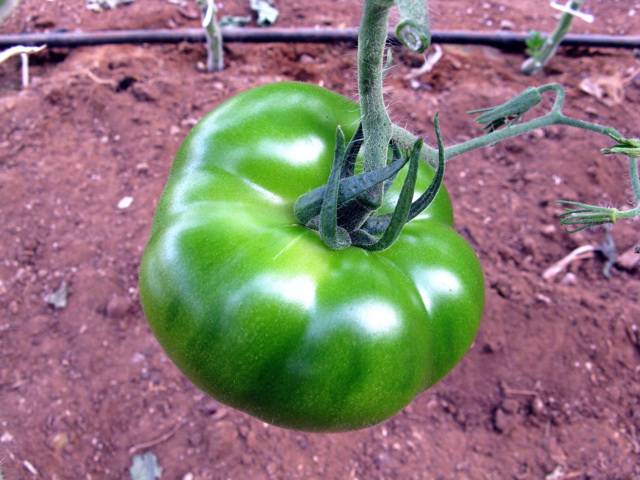
%> input picture project/test.jpg, 640 x 480 px
$ octave shui_guo_shi_bie_2.m   (GNU Octave 9; MATLAB toolbox functions it lacks are replaced by stand-ins)
%> lines starting %> are read from the running program, lines starting %| are printed output that depends on the picture; in (x1, y1, x2, y2) boxes, pixels count from 0 and x2, y2 are one past the last pixel; in counts of white or black regions, pixels touching at a corner belong together; the program's own positions count from 1
%Name: ROI extraction
%Function: Extract ROI in a RGB image
%Author:    Changle Zhang, zhangchanglehit@163.com
clc;
clear all;
close all;
%Initilization
rgbimg = imread('test.jpg');
%> rgbimg is the input picture: size 480x640x3 uint8; mean R, G, B 137.8, 121.1, 117.3
figure;
imshow(rgbimg);
r = rgbimg(:, :, 1);
g = rgbimg(:, :, 2);
b = rgbimg(:, :, 3);
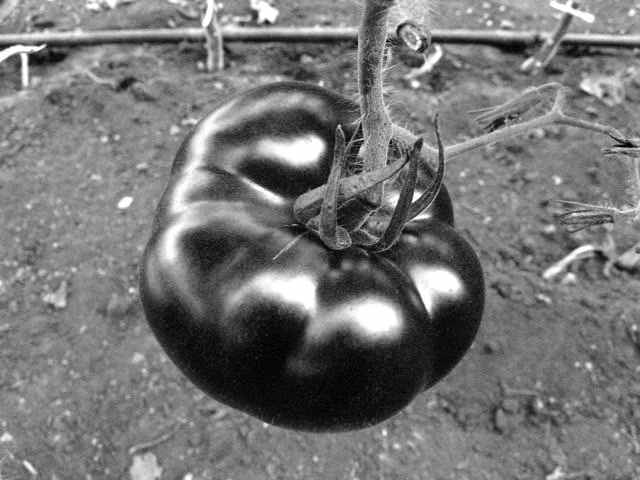
%> b: size 480x640 uint8; min 0, max 255, mean 117.3
% [7 lines of commented-out code are left out]
hsvimg = rgb2hsv(rgbimg);
%> hsvimg: size 480x640x3 double; mean H, S, V 0.719, 0.404, 0.615
H = hsvimg(:, :, 1);
S = hsvimg(:, :, 2);
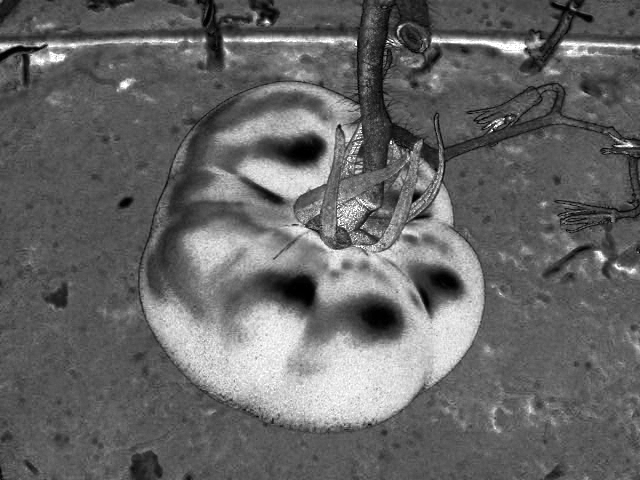
%> S: size 480x640 double; min 0, max 1, mean 0.404
V = hsvimg(:, :, 3);
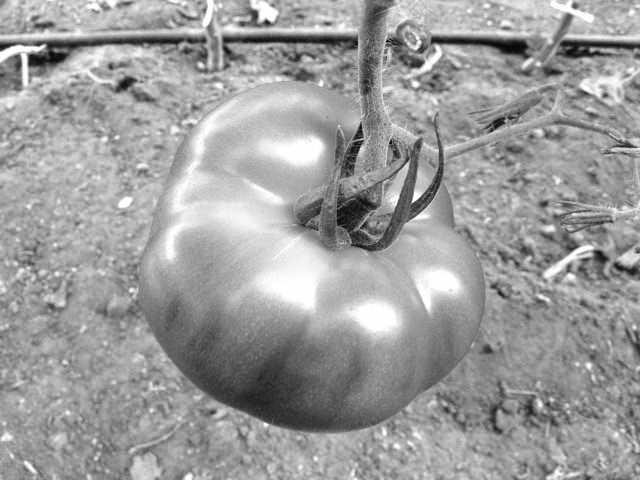
%> V: size 480x640 double; min 0.0196, max 1, mean 0.615
% [13 lines of commented-out code are left out]
I = H;%转化为灰度图像
hy = fspecial('sobel');%sobel算子
hx = hy';
Iy = imfilter(double(I), hy, 'replicate');%滤波求y方向边缘
Ix = imfilter(double(I), hx, 'replicate');%滤波求x方向边缘
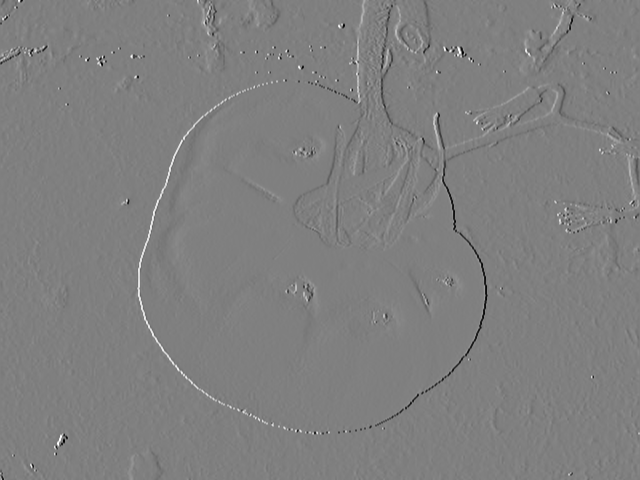
%> Ix: size 480x640 double; min -3.96, max 3.94, mean 0.000476; drawn with min black and max white
gradmag = sqrt(Ix.^2 + Iy.^2);%求摸
%3.分别对前景和背景进行标记：本例中使用形态学重建技术对前景对象进行标记，首先使用开操作，开操作之后可以去掉一些很小的目标。
se = strel('disk', 40);%圆形结构元素
Io = imopen(I, se);%形态学开操作
Ie = imerode(I, se);%对图像进行腐蚀
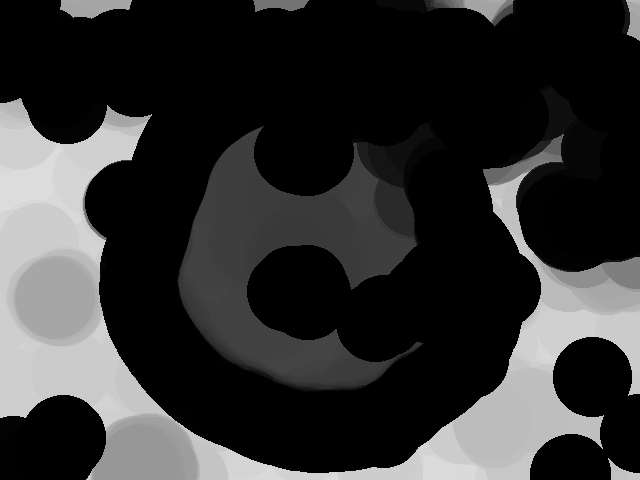
%> Ie: size 480x640 double; min 0, max 0.87, mean 0.193
Iobr = imreconstruct(Ie, I);%形态学重建
Ioc = imclose(Io, se);%形态学关操作
Iobrd = imdilate(Iobr, se);%对图像进行膨胀
Iobrcbr = imreconstruct(imcomplement(Iobrd), imcomplement(Iobr));%形态学重建
Iobrcbr = imcomplement(Iobrcbr);%图像求反
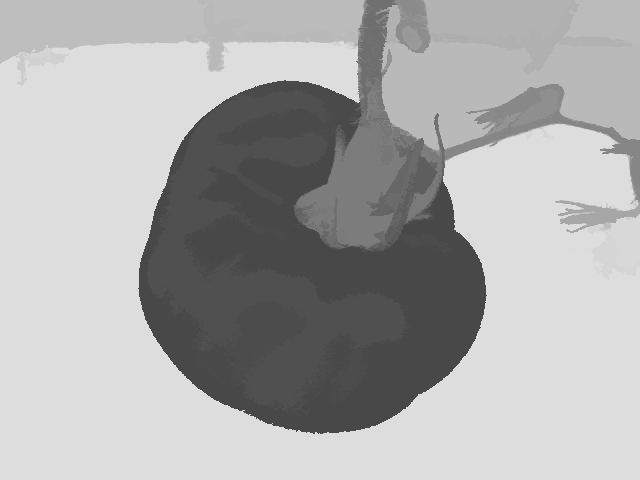
%> Iobrcbr: size 480x640 double; min 0.286, max 0.87, mean 0.672
bw = im2bw(Iobrcbr, graythresh(Iobrcbr));%转化为二值图像
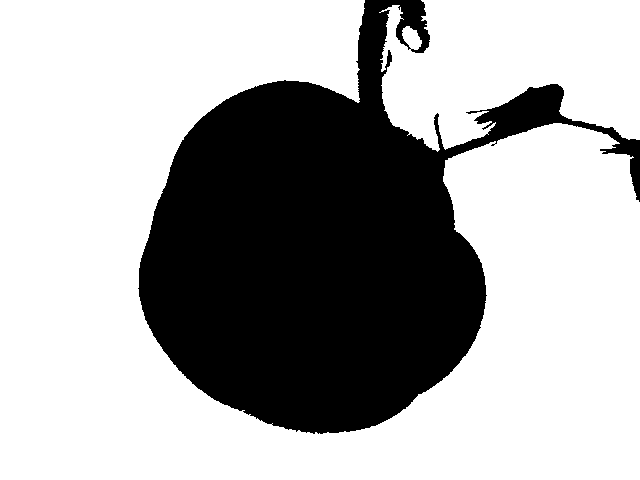
%> bw: size 480x640 logical; 67.3% white; 1 black region, box (x1, y1, x2, y2) and area: (138, 0, 640, 434) 100327
bw = imcomplement(bw);%图像求反
figure;
imshow(bw), %显示二值图像
title('Thresholded opening-closing by reconstruction')
bww=im2uint8(bw)/255;
rgbimg(:, :, 1)=bww.*rgbimg(:, :, 1);
%> rgbimg: size 480x640x3 uint8; mean H, S, V 32.8, 121.1, 117.3
rgbimg(:, :, 2)=bww.*rgbimg(:, :, 2);
%> rgbimg: size 480x640x3 uint8; mean H, S, V 32.8, 50, 117.3
rgbimg(:, :, 3)=bww.*rgbimg(:, :, 3);
%> rgbimg: size 480x640x3 uint8; mean H, S, V 32.8, 50, 29.6
figure;
imshow(rgbimg);
